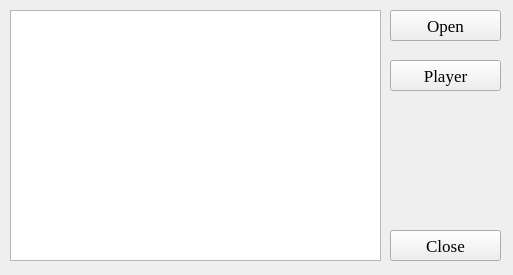
<?xml version="1.0" encoding="UTF-8"?>
<ui version="4.0">
 <class>SDLAudioPlayer</class>
 <widget class="QMainWindow" name="SDLAudioPlayer">
  <property name="geometry">
   <rect>
    <x>0</x>
    <y>0</y>
    <width>513</width>
    <height>275</height>
   </rect>
  </property>
  <property name="font">
   <font>
    <family>Times New Roman</family>
    <pointsize>13</pointsize>
   </font>
  </property>
  <property name="windowTitle">
   <string>SDLAudioPlayer</string>
  </property>
  <widget class="QWidget" name="centralwidget">
   <widget class="QPushButton" name="btn_open">
    <property name="geometry">
     <rect>
      <x>390</x>
      <y>10</y>
      <width>111</width>
      <height>31</height>
     </rect>
    </property>
    <property name="text">
     <string>Open</string>
    </property>
   </widget>
   <widget class="QPushButton" name="btn_close">
    <property name="geometry">
     <rect>
      <x>390</x>
      <y>230</y>
      <width>111</width>
      <height>31</height>
     </rect>
    </property>
    <property name="text">
     <string>Close</string>
    </property>
   </widget>
   <widget class="QPlainTextEdit" name="plainTextEdit">
    <property name="geometry">
     <rect>
      <x>10</x>
      <y>10</y>
      <width>371</width>
      <height>251</height>
     </rect>
    </property>
   </widget>
   <widget class="QPushButton" name="btn_player">
    <property name="geometry">
     <rect>
      <x>390</x>
      <y>60</y>
      <width>111</width>
      <height>31</height>
     </rect>
    </property>
    <property name="text">
     <string>Player</string>
    </property>
   </widget>
  </widget>
 </widget>
 <resources/>
 <connections/>
</ui>
